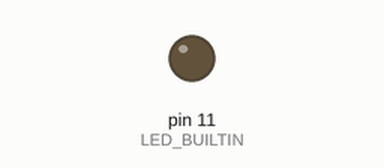
Bench run of a sketch on a simulated Arduino Uno, built with avr-gcc and run on an emulated ATmega328P. Shown: output pins drawn as LEDs (lit = HIGH). Random numbers use the default seed unless the sketch sets one.

Above: at 0.1 s.
At 11.8 s:
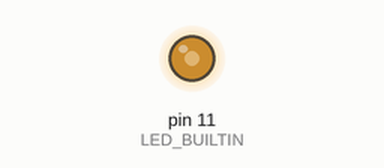
At 21.7 s:
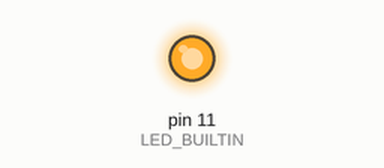
At 38.1 s:
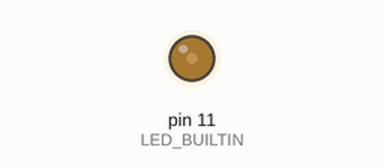
Timing chart, 0 to 40.0 s (numbered marks = the images above):
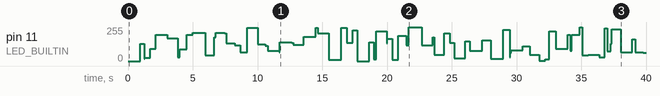

The sketch:

Piscar_LED_Randomico_Intesidadade_Randomica.ino
```cpp
// NOME PISCAR COM RITMO ALEATORIO
// CURSO SIGNAL SPARK
// AUTOR JOSE LUIZ RYBARCZYK FILHO

// AQUI DEFINO A VARIAVEL LED_BUILTIN COMO SENDO A PORTA 11
#define LED_BUILTIN  11

// SETUP E A FUNCAO EXECUTADA UMA VEZ NA INICIALIZACAO DO SISTEMA
void setup(){
  // AQUI DEFINO A PORTA 11 COMO SAIDA
  pinMode(LED_BUILTIN, OUTPUT);

  // INICIALIZA O GERADOR DE NUMEROS ALEATORIOS
  randomSeed(analogRead(0));
}

// FUNCAO EXECUTADA REPETIDAMENTE ENQUANTO O SISTEMA ESTIVER LIGADO
void loop() {
  // GERA UM VALOR ALEATORIO PARA A INTENSIDADE DO LED (ENTRE 0 E 255)
  int intensidade = random(256);

  // GERA UM VALOR ALEATORIO PARA O TEMPO DE ESPERA (ENTRE 0 E 1000 MILISEGUNDOS)
  int tempoEspera = random(1001);

  // APLICA A INTENSIDADE ALEATORIA AO LED
  analogWrite(LED_BUILTIN, intensidade);

  // AGUARDA UM INTERVALO DE TEMPO ALEATORIO
  delay(tempoEspera);
}
```
